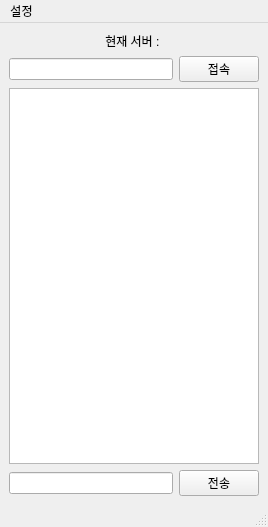
<?xml version="1.0" encoding="UTF-8"?>
<ui version="4.0">
 <class>mainWindow</class>
 <widget class="QMainWindow" name="mainWindow">
  <property name="geometry">
   <rect>
    <x>0</x>
    <y>0</y>
    <width>268</width>
    <height>527</height>
   </rect>
  </property>
  <property name="windowTitle">
   <string>ddatG-Client</string>
  </property>
  <widget class="QWidget" name="centralwidget">
   <layout class="QVBoxLayout" name="verticalLayout">
    <item>
     <widget class="QLabel" name="label">
      <property name="text">
       <string>현재 서버 : </string>
      </property>
      <property name="alignment">
       <set>Qt::AlignCenter</set>
      </property>
     </widget>
    </item>
    <item>
     <layout class="QHBoxLayout" name="horizontalLayout_2">
      <item>
       <widget class="QLineEdit" name="lineEdit_ip_set"/>
      </item>
      <item>
       <widget class="QPushButton" name="btn_ip_set">
        <property name="text">
         <string>접속</string>
        </property>
       </widget>
      </item>
     </layout>
    </item>
    <item>
     <widget class="QListWidget" name="listWidget"/>
    </item>
    <item>
     <layout class="QHBoxLayout" name="horizontalLayout">
      <item>
       <widget class="QLineEdit" name="lineEdit_message"/>
      </item>
      <item>
       <widget class="QPushButton" name="btn_message">
        <property name="text">
         <string>전송</string>
        </property>
       </widget>
      </item>
     </layout>
    </item>
   </layout>
  </widget>
  <widget class="QMenuBar" name="menubar">
   <property name="geometry">
    <rect>
     <x>0</x>
     <y>0</y>
     <width>268</width>
     <height>22</height>
    </rect>
   </property>
   <widget class="QMenu" name="menu">
    <property name="title">
     <string>설정</string>
    </property>
    <addaction name="action_name_set"/>
   </widget>
   <addaction name="menu"/>
  </widget>
  <widget class="QStatusBar" name="statusbar"/>
  <action name="actionserver_ip">
   <property name="text">
    <string>server - ip</string>
   </property>
  </action>
  <action name="action_name_set">
   <property name="text">
    <string>닉네임 설정</string>
   </property>
  </action>
 </widget>
 <resources/>
 <connections/>
</ui>
